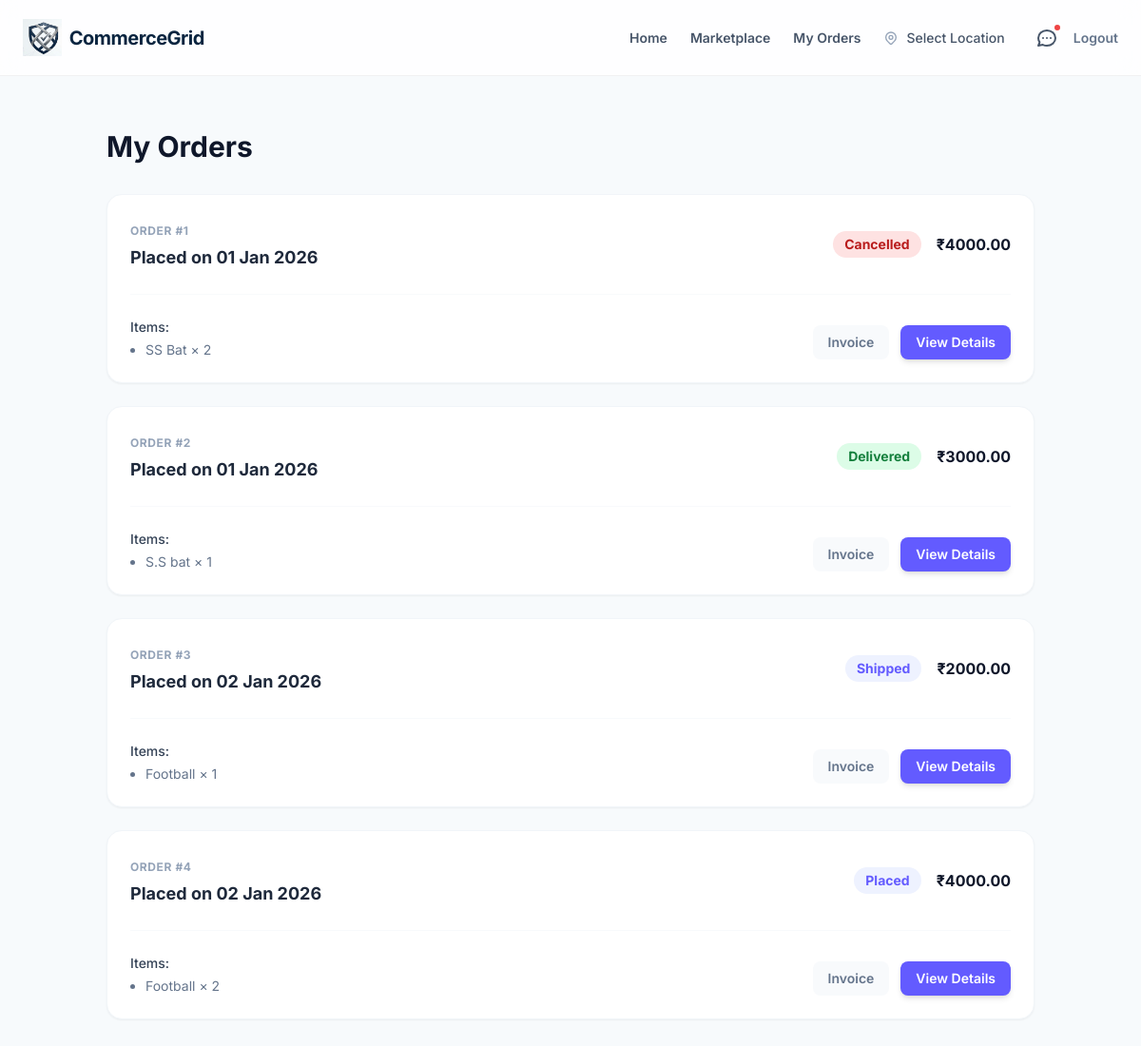
The app's page /orders/history/ (signed in) with its own data.
### orders/models.py (models this page shows, shortened)
class Order(models.Model):
    ORDER_TYPE_CHOICES = [
        ('cod', 'Cash on Delivery'),
        ('demo', 'Demo Payment'),
        ('enquiry', 'Enquiry Based'),
    ]
    STATUS_CHOICES = [
        ('placed', 'Placed'),
        ('confirmed', 'Confirmed'),
        ('shipped', 'Shipped'),
        ('in_transit', 'In Transit'),
        ('delivered', 'Delivered'),
        ('cancelled', 'Cancelled'),
    ]
    buyer = models.ForeignKey(
        User,
        on_delete=models.CASCADE,
        related_name="orders"
    )
    seller = models.ForeignKey(
        User,
        on_delete=models.CASCADE,
        related_name="orders_as_seller"
    )
    address = models.ForeignKey(
        Address,
        on_delete=models.PROTECT
    )
    order_type = models.CharField(
        max_length=20,
        choices=ORDER_TYPE_CHOICES,
        default='cod'
    )
    status = models.CharField(
        max_length=20,
        choices=STATUS_CHOICES,
        default='placed'
    )
    total_amount = models.DecimalField(max_digits=10, decimal_places=2)
    created_at = models.DateTimeField(auto_now_add=True)
    updated_at = models.DateTimeField(auto_now=True)

class OrderItem(models.Model):
    order = models.ForeignKey(
        Order,
        on_delete=models.CASCADE,
        related_name="items"
    )
    product = models.ForeignKey(Product, on_delete=models.PROTECT)
    quantity = models.PositiveIntegerField()
    price = models.DecimalField(max_digits=10, decimal_places=2)

### products/models.py (models this page shows, shortened)
class Product(models.Model):
    seller = models.ForeignKey(User, on_delete=models.CASCADE)
    category = models.ForeignKey(
        Category,
        on_delete=models.PROTECT
    )
    seller_category = models.ForeignKey(
        SellerCategory,
        on_delete=models.SET_NULL,
        null=True,
        blank=True
    )
    moq = models.PositiveIntegerField(
        default=1,
        help_text="Minimum order quantity"
    )
    title = models.CharField(max_length=200)
    description = models.TextField()
    price = models.DecimalField(max_digits=10, decimal_places=2)
    quantity = models.PositiveIntegerField()
    product_image = models.ImageField(upload_to='products/')
    is_active = models.BooleanField(default=True)
    created_at = models.DateTimeField(auto_now_add=True)
    location = models.CharField(max_length=100)

### orders/views.py (the view)
# urls.py: path("history/", views.order_history, name="order_history"),
@login_required
def order_history(request):
    orders = Order.objects.filter(buyer=request.user).prefetch_related("items")
    return render(request, "orders/order_history.html", {"orders": orders})

### templates/orders/order_history.html (shortened to what this page needs)
{% extends "base.html" %}
{% block content %}
<div class="max-w-5xl mx-auto px-6 py-10">
    <h2 class="text-3xl font-bold text-slate-900 mb-8">My Orders</h2>
    {% if orders %}
    <div class="space-y-6">
        {% for order in orders %}
        <div class="bg-white rounded-2xl p-6 shadow-sm border border-slate-100 hover:shadow-card transition duration-300">
            <div class="flex flex-col md:flex-row justify-between md:items-center gap-4 mb-6 pb-6 border-b border-slate-50">
                <div>
                    <span class="text-xs font-bold text-slate-400 uppercase tracking-wider">Order #{{ order.id }}</span>
                    <h3 class="text-lg font-bold text-slate-800 mt-1">
                        Placed on {{ order.created_at|date:"d M Y" }}
                    </h3>
                </div>
                <div class="flex items-center gap-4">
                    <span class="px-3 py-1 rounded-full text-sm font-bold
                        {% if order.status == 'delivered' %} bg-green-100 text-green-700
                        {% elif order.status == 'cancelled' %} bg-red-100 text-red-700
                        {% else %} bg-indigo-50 text-[#635BFF] {% endif %}">
                        {{ order.get_status_display }}
                    </span>
                    <span class="font-bold text-slate-900">₹{{ order.total_amount }}</span>
                </div>
            </div>
            <div class="flex justify-between items-end">
                <div class="text-sm text-slate-500">
                    <p class="font-medium text-slate-700 mb-1">Items:</p>
                    <ul class="list-disc ml-4 space-y-1">
                        {% for item in order.items.all|slice:":2" %}
                            <li>{{ item.product.title }} × {{ item.quantity }}</li>
                        {% endfor %}
                    </ul>
                </div>
                <div class="flex gap-3">
                    <a href="{% url 'orders:download_invoice' order.id %}" class="text-sm font-semibold text-slate-500 hover:text-slate-800 px-4 py-2 bg-slate-50 rounded-lg transition">
                        Invoice
                    </a>
                    <a href="{% url 'orders:order_detail' order.id %}" class="text-sm font-semibold text-white bg-[#635BFF] px-4 py-2 rounded-lg hover:bg-[#544DDF] transition shadow-md">
                        View Details
                    </a>
                </div>
            </div>
        </div>
        {% endfor %}
    </div>
    {% else %}
        <div class="text-center py-20 bg-white rounded-2xl border border-slate-100">
            <p class="text-slate-500 mb-4">You have not placed any orders yet.</p>
            <a href="{% url 'products:product_list' %}" class="text-[#635BFF] font-bold hover:underline">Start Shopping</a>
        </div>
    {% endif %}
</div>
{% endblock %}

### templates/base.html (style rules this page uses)
body { background-color: #F7FAFC; color: #1A202C; }

### records on screen
Order: id "1", created_at "01 Jan 2026", status "Cancelled", total_amount "4000.00"
OrderItem: product "SS Bat", quantity "2"
Order: id "2", created_at "01 Jan 2026", status "Delivered", total_amount "3000.00"
OrderItem: product "S.S bat", quantity "1"
Order: id "3", created_at "02 Jan 2026", status "Shipped", total_amount "2000.00"
OrderItem: product "Football", quantity "1"
Order: id "4", created_at "02 Jan 2026", status "Placed", total_amount "4000.00"
OrderItem: product "Football", quantity "2"
